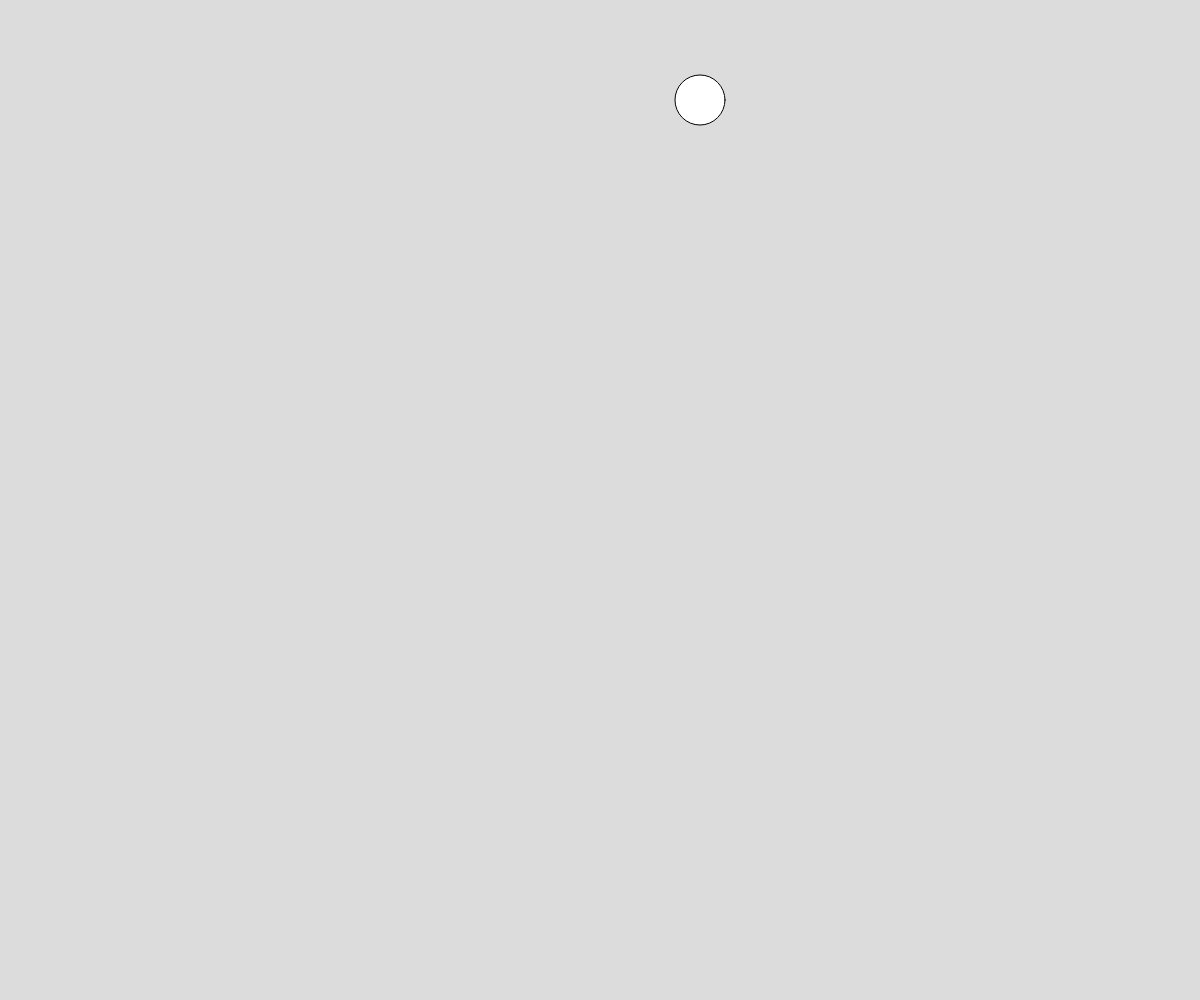
Frame 1 (no input)
Frame 60 (no input): identical to frame 1, image omitted
Frame 120 (the mouse pressed at the canvas centre since frame 60): identical to frame 1, image omitted

The p5.js sketch that drew this single still picture (run headless with seeded random() and noise() and a simulated clock; from frame 60 on, the mouse is pressed at the canvas centre):

// p5.js sketch
// ── sketch.js
// Project Title
// Your Name
// Date
//
// Extra for Experts:
// - describe what you did to take this project "above and beyond"


function setup() {
  createCanvas(windowWidth, windowHeight);
}

function draw() {
  background(220);
  circle(700, 100, 50);
}

function mousePressed(){
  console.log(mouseX, mouseY);
}
